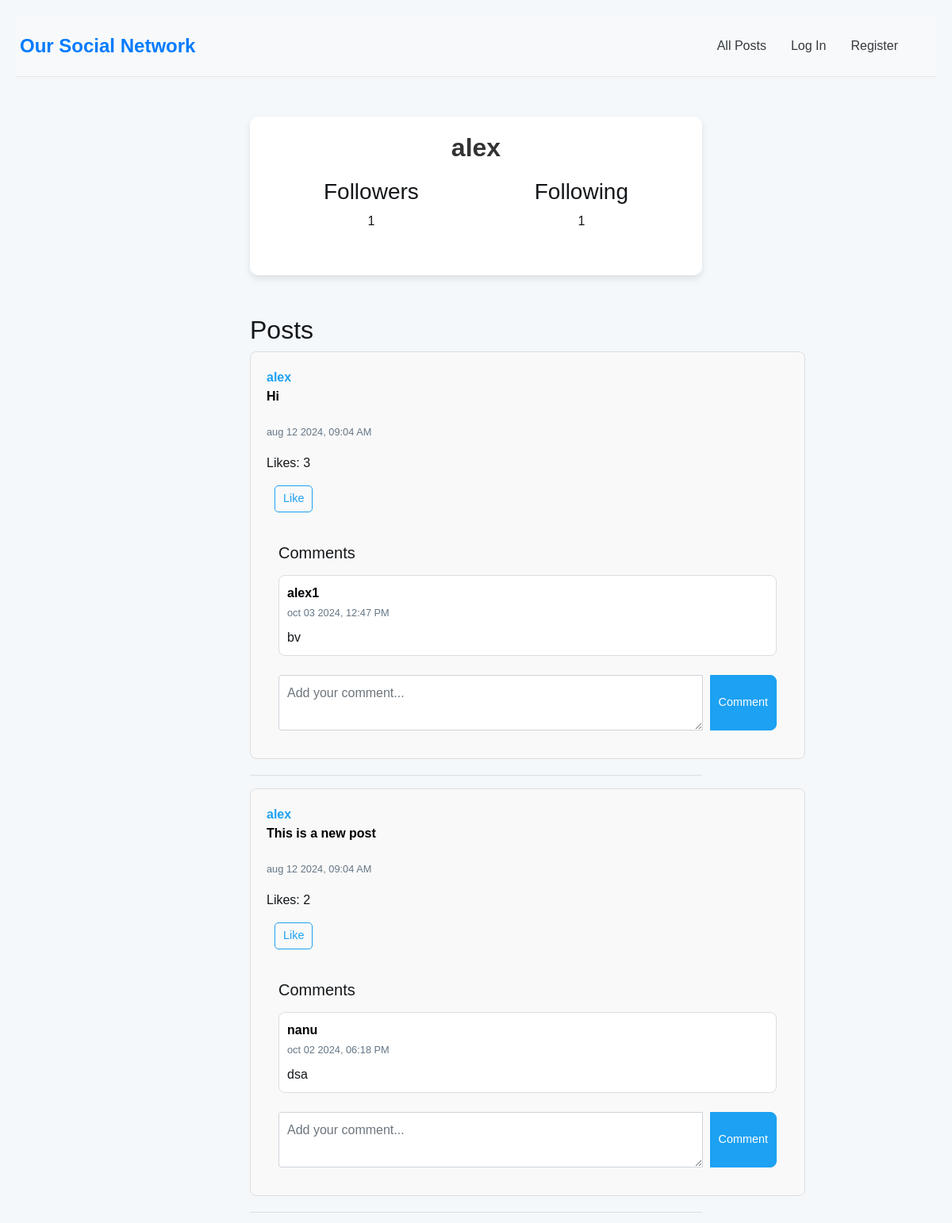
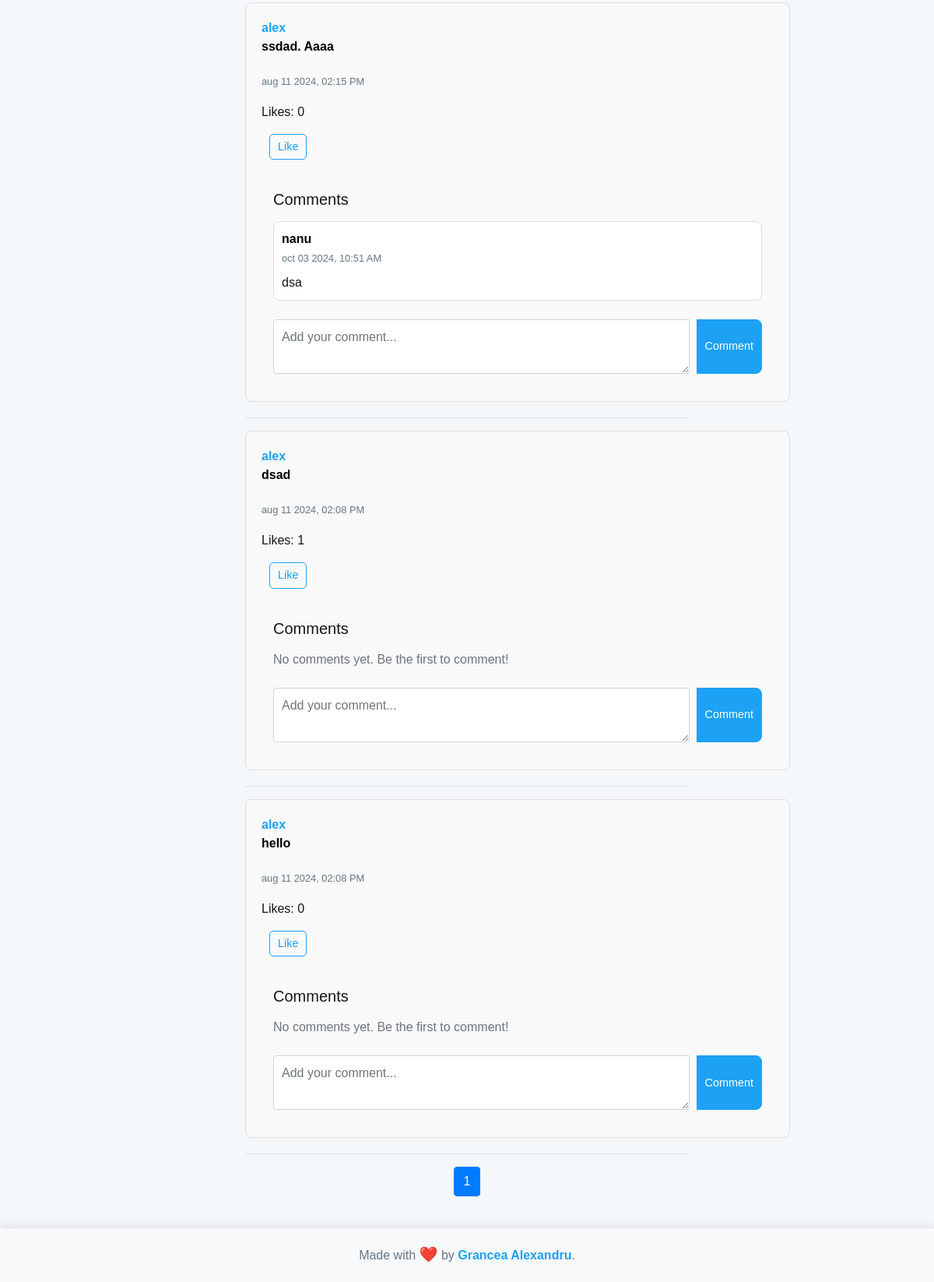
Before: /profile/alex with the older database file (2 pictures, top to bottom).
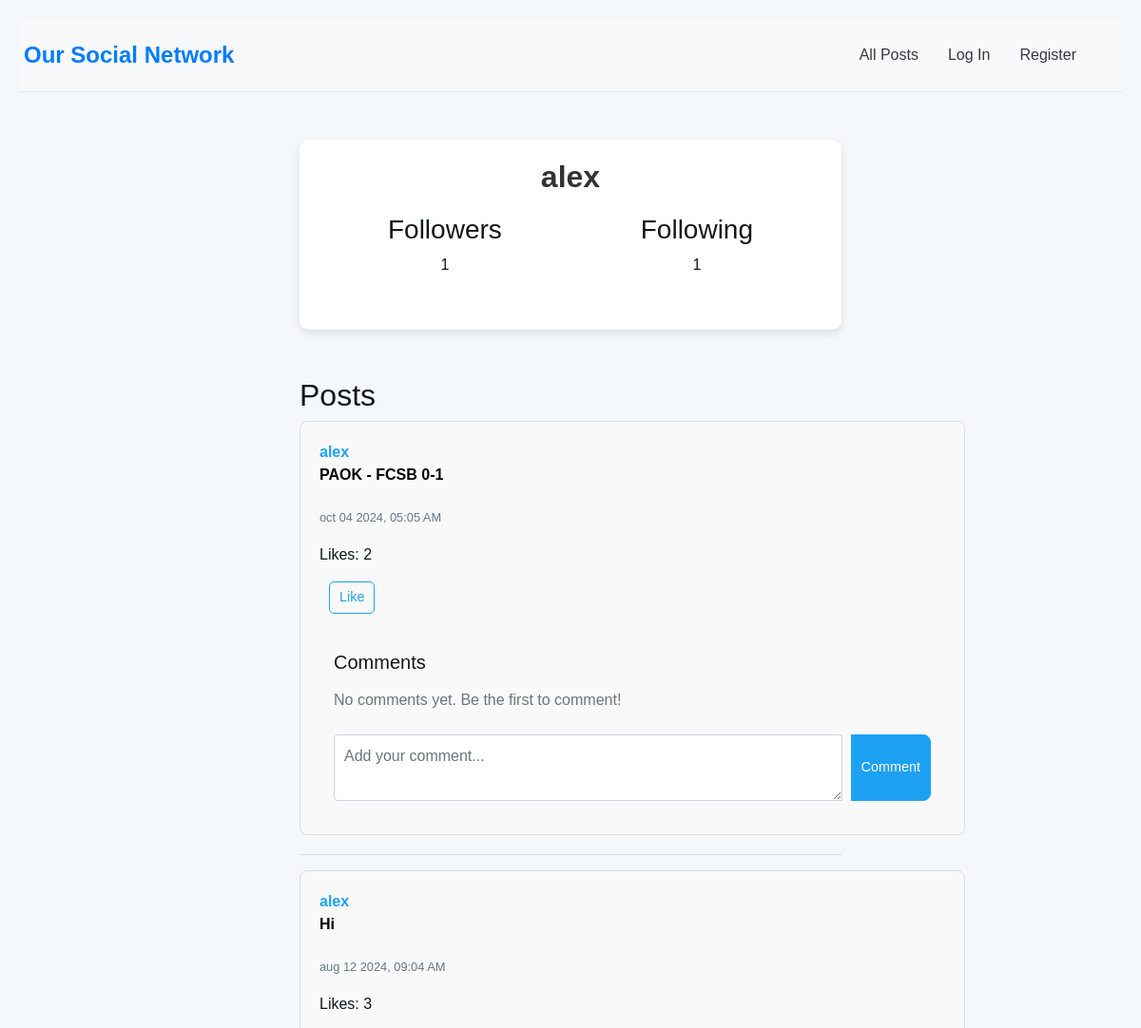
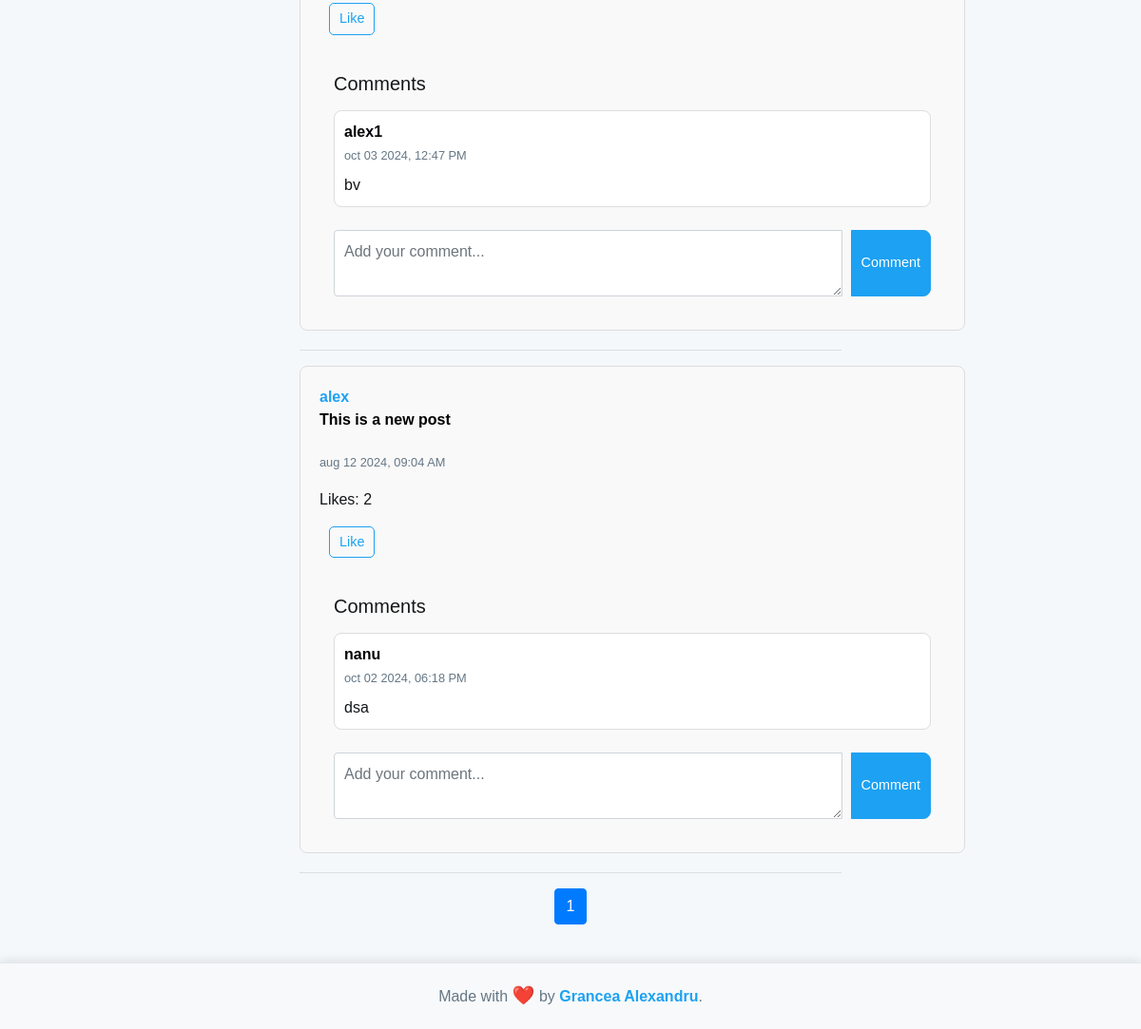
After: the same page with the newer database file (2 pictures, top to bottom).
### network/models.py (models this page shows, shortened)
class Post(models.Model):
    user = models.ForeignKey(User, on_delete=models.CASCADE, related_name="posts")
    content = models.TextField(blank=True)
    timestamp = models.DateTimeField(auto_now_add=True)
    likes = models.ManyToManyField(User, related_name="liked_posts")

class User(AbstractUser):
    followers = models.ManyToManyField("self", blank=True, symmetrical=False, related_name="following")

class Comment(models.Model):
    post = models.ForeignKey(Post, on_delete=models.CASCADE, related_name="post_comments")
    user = models.ForeignKey(User, on_delete=models.CASCADE, related_name="user_comments")
    content = models.TextField()
    timestamp = models.DateTimeField(auto_now_add=True)

### network/views.py (the view)
# urls.py: path("profile/<str:username>", views.profile, name="profile"),
def profile(request, username):
    profile_user = User.objects.get(username=username)
    posts = Post.objects.filter(user=profile_user).order_by('-timestamp')
    paginator = Paginator(posts, 10)
    page_number = request.GET.get('page')
    page_obj = paginator.get_page(page_number)
    if request.user.is_authenticated:
        suggested_users = User.objects.exclude(id__in=request.user.following.all()).exclude(id=request.user.id)
    else:
        suggested_users = None
    return render(request, 'network/profile.html', {
        "profile_user": profile_user,
        'page_obj': page_obj,
        "actual_user": request.user,
        'suggested_users': suggested_users,
    })

### network/templates/network/profile.html (shortened to what this page needs)
{% extends "network/layout.html" %}
{% block body %}
    <div class="profile-container">
        <div class="profile-header">
            <h2 class="profile-username">{{ profile_user.username }}</h2>
            <div class="profile-stats">
                <div class="profile-stat">
                    <h3>Followers</h3>
                    <p>{{ profile_user.followers.count }}</p>
                </div>
                <div class="profile-stat">
                    <h3>Following</h3>
                    <p>{{ profile_user.following.count }}</p>
                </div>
            </div>
        </div>
    </div>
    <h2>Posts</h2>
    {% for post in page_obj %}
        <div class="post" id="post-{{ post.id }}">
            <a href="{% url 'profile' post.user.username %}">{{ post.user }}</a>
            <p class="post-content">{{ post.content }}</p>
            <p><small>{{ post.timestamp|date:"b d Y, h:i A" }}</small></p>
            <p class="likes-count">Likes: {{ post.likes.count }}</p>
            {% if request.user in post.likes.all %}
                <button class="btn btn-sm btn-outline-primary like-btn" data-post-id="{{ post.id }}">Dislike</button>
            {% else %}
                <button class="btn btn-sm btn-outline-primary like-btn" data-post-id="{{ post.id }}">Like</button>
            {% endif %}
            <div class="comments-section mt-4">
                <h5 class="mb-3">Comments</h5>
                <div class="comments-list">
                    {% for comment in post.post_comments.all %}
                        <div class="card mb-3" id="comment-{{ comment.id }}">
                            <div class="card-body">
                                <div class="d-flex justify-content-between">
                                        <div>
                                            <a href="{% url 'profile' comment.user.username %}" style="color: #000005;">
                                                <strong>{{ comment.user.username }}</strong>
                                            </a>
                                            <br>
                                            <small>{{ comment.timestamp|date:"b d Y, h:i A" }}</small>
                                        </div>
                                </div>
                                <p class="mt-2 mb-0">{{ comment.content }}</p>
                            </div>
                        </div>
                    {% empty %}
                        <p class="text-muted">No comments yet. Be the first to comment!</p>
                    {% endfor %}
                </div>
                <form id="comment-form" method="POST" action="{% url 'add_comment' post.id %}" class="mt-4">
                    <div class="input-group">
                        <textarea class="form-control" name="content" placeholder="Add your comment..." rows="2" required></textarea>
                        <div class="input-group-append">
                            <button class="btn btn-primary" type="submit">Comment</button>
                        </div>
                    </div>
                </form>
            </div>
        </div>
        <hr>
    {% endfor %}
    <nav aria-label="Page navigation">
        <ul class="pagination justify-content-center">
            {% for num in page_obj.paginator.page_range %}
                <li class="page-item {% if page_obj.number == num %}active{% endif %}">
                    <a class="page-link" href="?page={{ num }}">{{ num }}</a>
                </li>
            {% endfor %}
        </ul>
    </nav>
{% endblock %}

Changed rows visible on the page:
removed Post: user "alex", content "ssdad. Aaaa", timestamp "aug 11 2024, 02:15 PM", likes.count "0"
removed Comment: user.username "nanu", timestamp "oct 03 2024, 10:51 AM", content "dsa", shown under "alex"
removed Post: user "alex", content "dsad", timestamp "aug 11 2024, 02:08 PM", likes.count "1"
removed Post: user "alex", content "hello", timestamp "aug 11 2024, 02:08 PM", likes.count "0"
added Post: user "alex", content "PAOK - FCSB 0-1", timestamp "oct 04 2024, 05:05 AM", likes.count "2"
